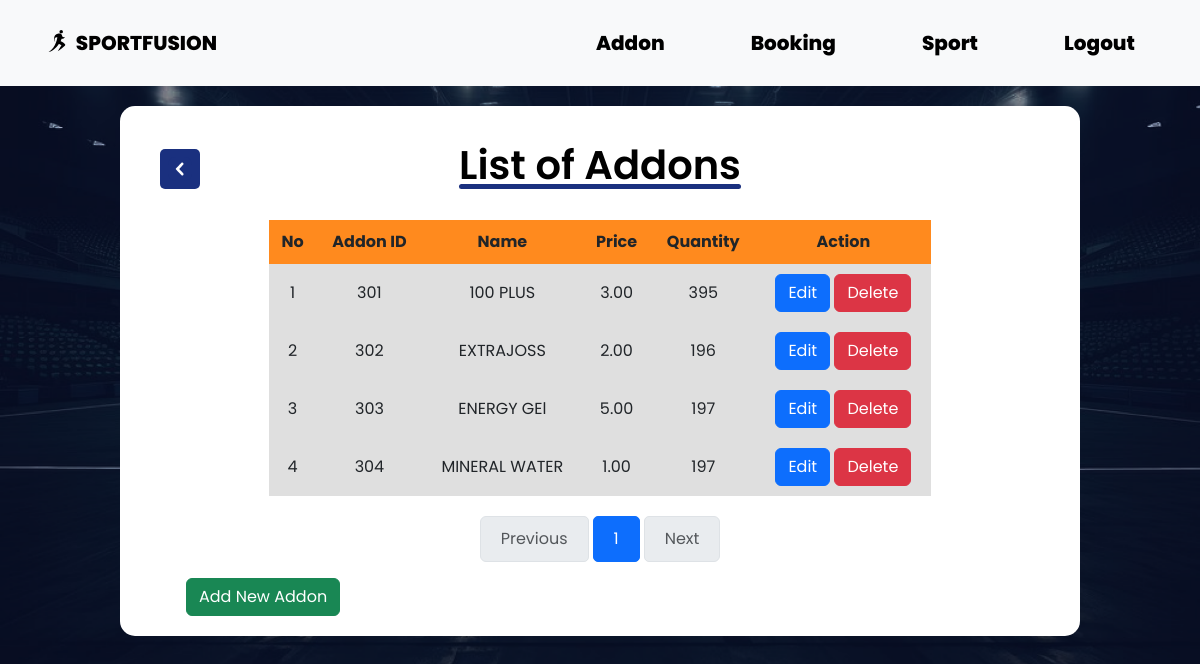
The page /adminViewAddon.php (signed in) on the database as committed earlier.
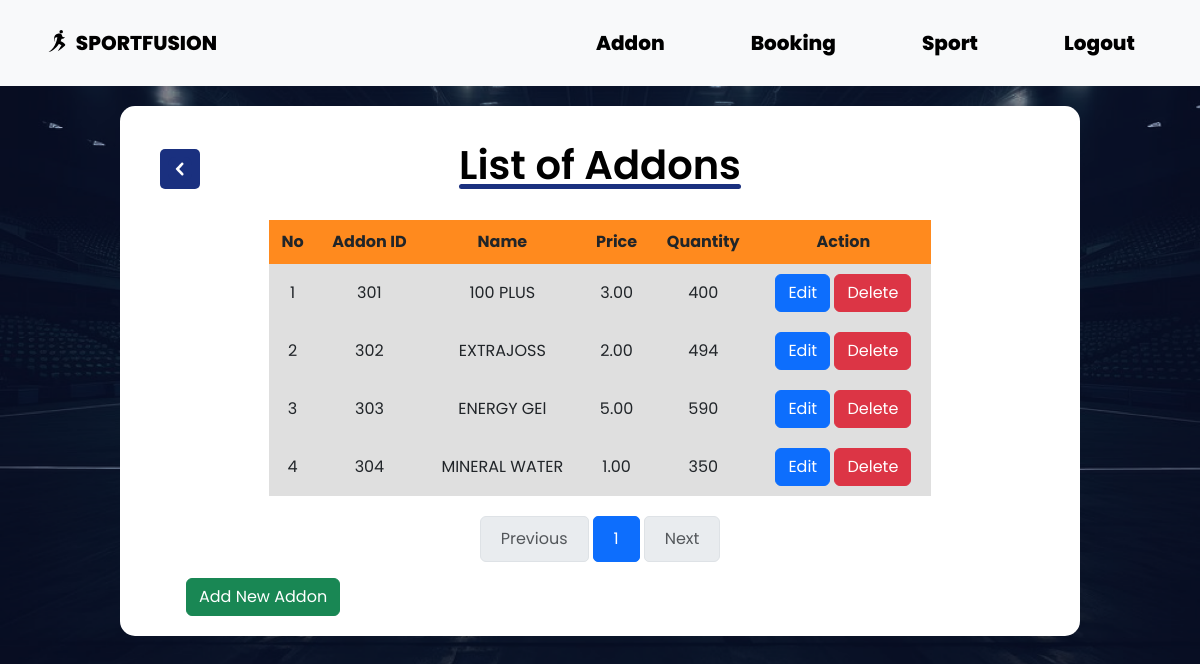
The same page on the database as committed later.
### tables this page shows
CREATE TABLE `addon` (
  `ADDONID` int NOT NULL,
  `ADDONNAME` varchar(255) NOT NULL,
  `ADDONPRICE` decimal(10,2) DEFAULT NULL,
  `ADDONQUANTITY` int DEFAULT NULL
);

### adminViewAddon.php (the view, shortened to what this page needs)
<!DOCTYPE html>
<?php
require_once('config.php');
$page = isset($_GET['page']) ? (int)$_GET['page'] : 1;
$records_per_page = 5;
$offset = ($page - 1) * $records_per_page;
$total_records_sql = "SELECT COUNT(*) as total FROM ADDON";
$total_records_stmt = $conn->prepare($total_records_sql);
$total_records_stmt->execute();
$total_records_result = $total_records_stmt->get_result();
$total_records = $total_records_result->fetch_assoc()['total'];
$total_pages = ceil($total_records / $records_per_page);
$sql = "SELECT * FROM ADDON LIMIT ? OFFSET ?";
$stmt = $conn->prepare($sql);
$stmt->bind_param("ii", $records_per_page, $offset);
$stmt->execute();
$result = $stmt->get_result();
?>
<html lang="en">
<head>
    <link rel="stylesheet" href="css/bootstrap.min.css">
    <link rel="stylesheet" href="style.css">
</head>
<body>
    <header>
        <nav class="navbar navbar-expand-lg navbar-light bg-light">
            <div class="container-fluid">
                <a class="navbar-brand" href="homeAdmin.php">
                    <img src="resource/logo.svg" alt="Logo" width="30" height="24" class="d-inline-block align-text-top">
                    SPORTFUSION
                </a>
                <div class="collapse navbar-collapse" id="navbarNav">
                    <ul class="navbar-nav ms-auto">
                        <li class="nav-item">
                            <a class="nav-link" href="adminViewAddon.php">Addon</a>
                        </li>
                        <li class="nav-item">
                            <a class="nav-link" href="adminViewBooking.php">Booking</a>
                        </li>
                        <li class="nav-item">
                            <a class="nav-link" href="adminViewSport.php">Sport</a>
                        </li>
                        <li class="nav-item">
                            <a class="nav-link" href="logout.php">Logout</a>
                        </li>
                    </ul>
                </div>
            </div>
        </nav>
    </header>
    <div class="container">
        <div class="title">
            <a href="homeAdmin.php" class="back-button">
                <img src="resource/backButton.svg" alt="Back">
            </a>
            <h1>List of Addons</h1>
        </div>
        <div class="content">
            <table>
                <tr class="header">
                    <th>No</th>
                    <th>Addon ID</th>
                    <th>Name</th>
                    <th>Price</th>
                    <th>Quantity</th>
                    <th colspan="2">Action</th>
                </tr>
                <?php
                if ($result->num_rows > 0) {
                    $counter = 1 + $offset;
                    while ($row = $result->fetch_assoc()) {
                        echo "<tr class='info'>";
                        echo "<td>" . $counter . "</td>";
                        echo "<td>" . $row['ADDONID'] . "</td>";
                        echo "<td>" . $row['ADDONNAME'] . "</td>";
                        echo "<td>" . $row['ADDONPRICE'] . "</td>";
                        echo "<td>" . $row['ADDONQUANTITY'] . "</td>";
                ?>
                        <td>
                            <a href="adminEditAddon.php?editID=<?php echo $row['ADDONID']; ?>" class="btn btn-primary">Edit</a>
                            <a href="processDeleteAddon.php?deleteID=<?php echo $row['ADDONID']; ?>" class="btn btn-danger">Delete</a>
                        </td>
                <?php
                        echo "</tr>";
                        $counter++;
                    }
                } else {
                    echo "<tr><td colspan='6'>No bookings found</td></tr>";
                }
                ?>
            </table>
            <nav aria-label="Page navigation">
                <ul class="pagination justify-content-center">
                    <li class="page-item <?php if ($page <= 1) echo 'disabled'; ?>">
                        <a class="page-link" href="?page=<?php echo $page - 1; ?>">Previous</a>
                    </li>
                    <?php for ($i = 1; $i <= $total_pages; $i++) { ?>
                        <li class="page-item <?php if ($page == $i) echo 'active'; ?>">
                            <a class="page-link" href="?page=<?php echo $i; ?>"><?php echo $i; ?></a>
                        </li>
                    <?php } ?>
                    <li class="page-item <?php if ($page >= $total_pages) echo 'disabled'; ?>">
                        <a class="page-link" href="?page=<?php echo $page + 1; ?>">Next</a>
                    </li>
                </ul>
            </nav>
            <div class="d-grid gap-2 d-md-block">
                <a class="btn btn-success" type="button" href="adminAddAddon.php">Add New Addon</a>
            </div>
        </div>
    </div>
</body>
</html>

Rows that differ between the two databases and show on the page:
changed addon "100 PLUS": ADDONQUANTITY "395" → "400"
changed addon "EXTRAJOSS": ADDONQUANTITY "196" → "494"
changed addon "ENERGY GEl": ADDONQUANTITY "197" → "590"
changed addon "MINERAL WATER": ADDONQUANTITY "197" → "350"
